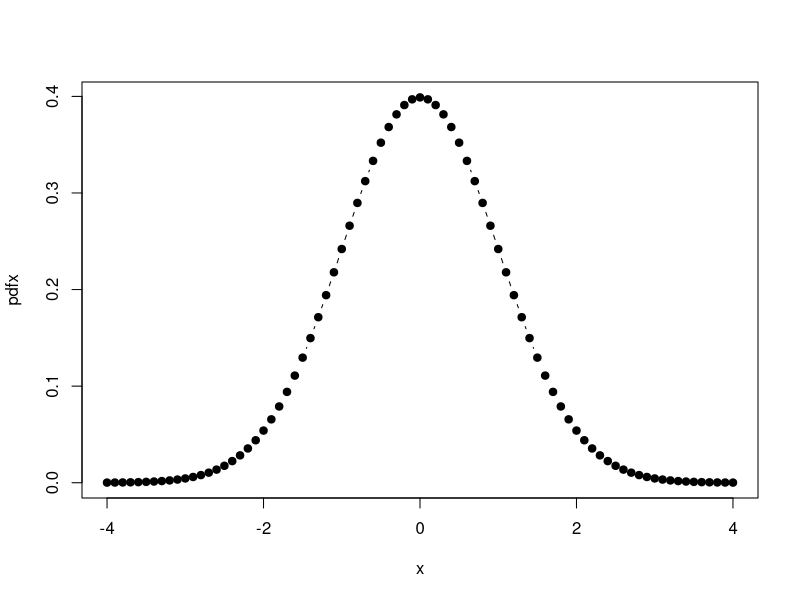
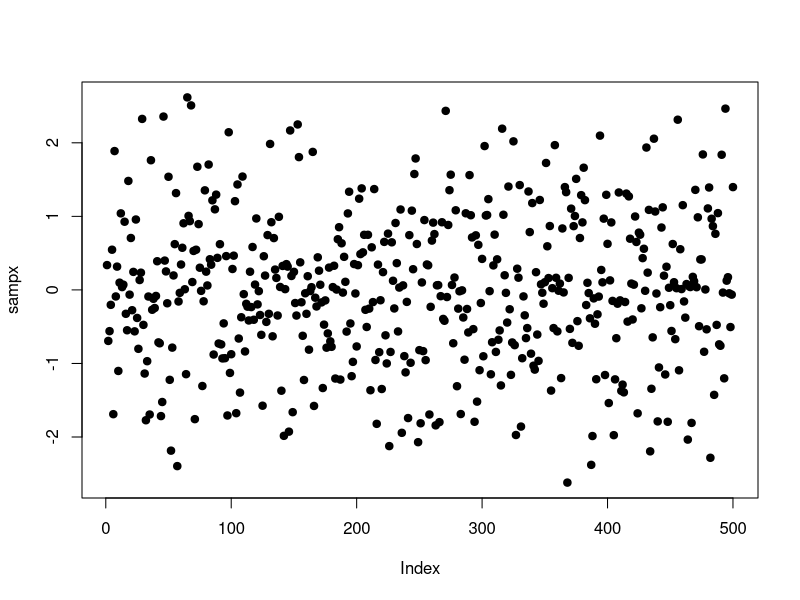
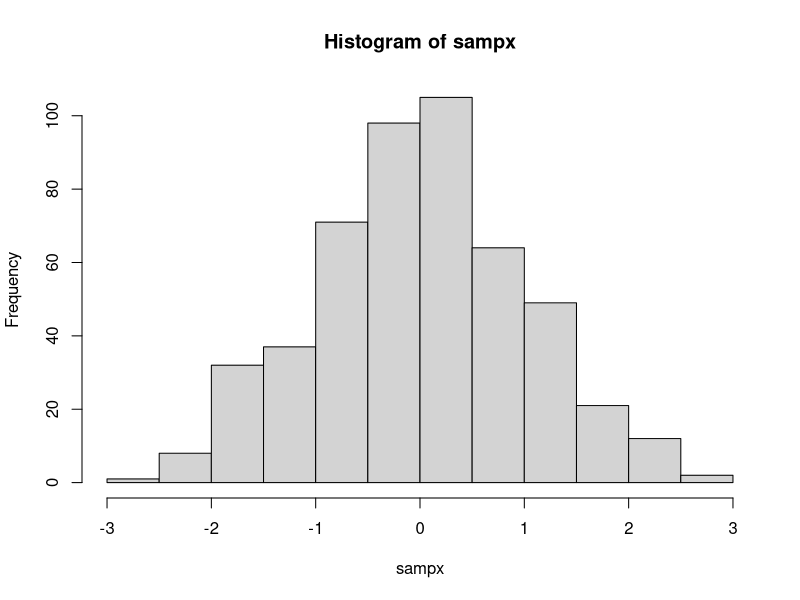
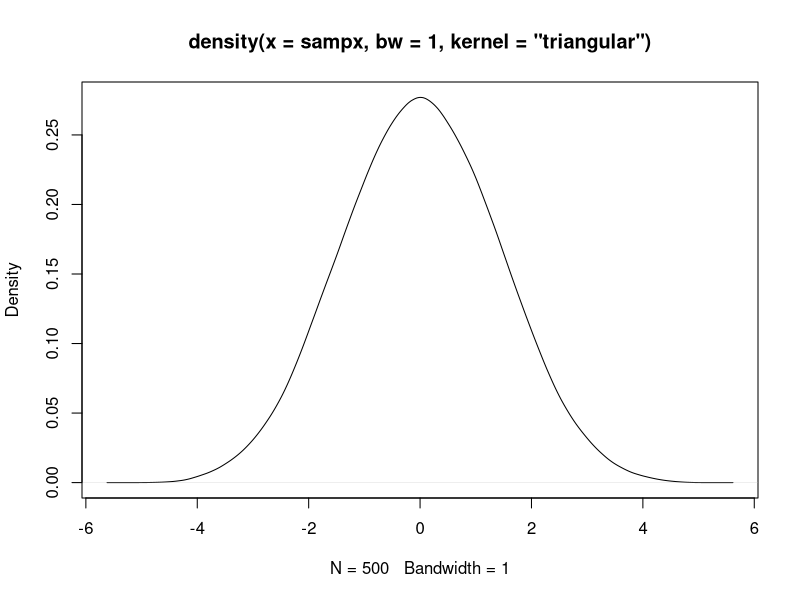

Write the R code that produced these figures, in order.
# samples as distributions (and vice-versa)
rm(list=ls())

# parametric distributions (pdfs)
# e.g. normal, uniform

# functional form

x <- seq(-4,4,0.1)
pdfx <- dnorm(x,mean=0,sd=1)

par(mfrow=c(1,1))
plot(x,pdfx,type="b", pch=19)

##############################################################

sampx <- rnorm(500,mean=0,sd=1)
  
# plots  

plot(sampx,type="p", pch=19)

##############################################################

hist(sampx, breaks=10)

##############################################################

ksd <- density(sampx, bw=1, kernel="triangular")
plot(ksd)

